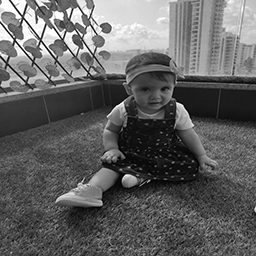
#> input picture IMG_20210927_145654.jpg, 256 x 256 px
$ python my_imfilter2.py
#> lines starting #> are read from the running program, lines starting #| are printed output that depends on the picture
from PIL import Image
import numpy as np

# Display the filtered image (using matplotlib)
import matplotlib.pyplot as plt

# Function to load, resize, and convert the image to grayscale
def load_resize_grayscale_image(image_path, target_size=(256, 256)):
    # Load the image using Pillow
#> called with image_path = 'IMG_20210927_145654.jpg', target_size = (256, 256)
    image = Image.open(image_path)
#> image is the input picture: PIL image 256x256 L; min 0, max 255, mean 97.7

    # # Rotate the image based on its EXIF orientation (if available)
    # image = image.rotate(image._getexif().get(0x0112, 1), expand=True)

    # Resize the image to the target size (256x256)
    image = image.resize(target_size, Image.LANCZOS)

    # Convert the image to grayscale
    grayscale_image = image.convert("L")

    # Convert the grayscale image to a NumPy array and flip vertically
    grayscale_array = np.array(grayscale_image)[::-1, :]
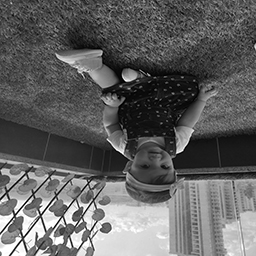
#> grayscale_array: shape (256, 256); min 0, max 255, mean 97.7
    # grayscale_array = np.array(image)[::-1, :]
    # grayscale_array = np.array(grayscale_image)

    return grayscale_array

# Example usage: Replace 'input_image.jpg' with the path to your image
image_path = 'IMG_20210927_145654.jpg'
grayscale_array = load_resize_grayscale_image(image_path)

# Check the shape of the grayscale array (should be (256, 256))
print(grayscale_array.shape)
#| (256, 256)


# Function to apply a sharpen or smooth filter to an input image with specified padding
def my_imfilter(s, filter_type, pad_type='valid'):
    # Define the filters for sharpen and smooth
#> called with filter_type = 'smooth', pad_type = 'zero'
    sharpen_filter = np.array([[0, -1, 0], [-1, 5, -1], [0, -1, 0]])
    smooth_filter = np.array([[1, 1, 1], [1, 1, 1], [1, 1, 1]]) / 9.0
    laplacian_filter = np.array([[0, 1, 0], [1, -4, 1], [0, 1, 0]])

    # Choose the appropriate filter based on filter_type
    if filter_type == 'sharpen':
        filt = sharpen_filter
    elif filter_type == 'smooth':
        filt = smooth_filter
    elif filter_type == 'laplacian':
        filt = laplacian_filter
    else:
        raise ValueError("Invalid filter type. Supported types are 'sharpen' and 'smooth'.")

    # Get the size of the input image and the filter
    h, w = s.shape
#> h = 256; w = 256
    fh, fw = filt.shape

    # Check if the filter is odd-sized (required for correct centering during convolution)
    if fh % 2 == 0 or fw % 2 == 0:
        raise ValueError("The filter dimensions must be odd-sized.")

    # Perform convolution with specified padding
    if pad_type == 'valid':
        # No padding (valid convolution)
        result = np.zeros((h - fh + 1, w - fw + 1))
    else:
        # Compute padding size
        pad_size_h = fh // 2
        pad_size_w = fw // 2

        # Initialize the padded result
        result = np.zeros((h, w))

        # Apply convolution with padding
        for i in range(h):
            for j in range(w):
                # Extract the region of interest from the input image
                roi = s[max(0, i - pad_size_h):min(h, i + pad_size_h + 1),
                        max(0, j - pad_size_w):min(w, j + pad_size_w + 1)]

                # Check the size of the ROI (adjust for edges)
                roi_h, roi_w = roi.shape

                # Apply element-wise multiplication and sum for convolution
                result[i, j] = np.sum(roi * filt[:roi_h, :roi_w])
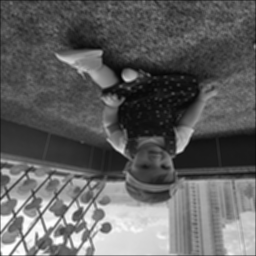
#> result: shape (256, 256) float64; min 5.11, max 255, mean 97.1

    return result


# Example usage:
# Replace 'grayscale_array' with the array obtained from the previous step
filter_type = 'smooth'  # Choose 'sharpen' or 'smooth'
pad_type = 'zero'  # Choose 'valid', 'zero', or 'mirror'
# Create a simple averaging filter
averaging_filter = np.ones((3, 3)) / 9.0

filtered_image = my_imfilter(grayscale_array, filter_type, pad_type)

# Normalize pixel values for display
filtered_image_normalized = ((filtered_image - filtered_image.min()) / (filtered_image.max() - filtered_image.min())) * 255

# Convert the normalized image to integer values in the [0, 255] range
filtered_image_normalized = filtered_image_normalized.astype(np.uint8)

# Show the original imageS
plt.subplot(1, 2, 1)
plt.imshow(grayscale_array, cmap='gray')
plt.title('Original Image')

# Show the filtered image
plt.subplot(1, 2, 2)
plt.imshow(filtered_image_normalized, cmap='gray')
plt.title('Filtered Image')

plt.show()
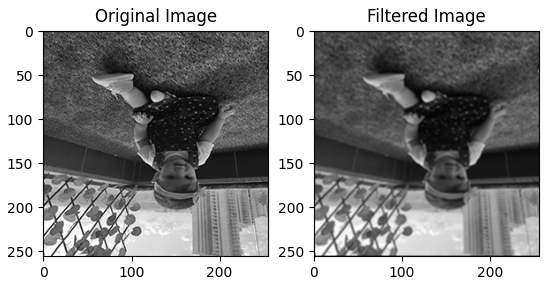
#> figure drawn by matplotlib, 2 panels
